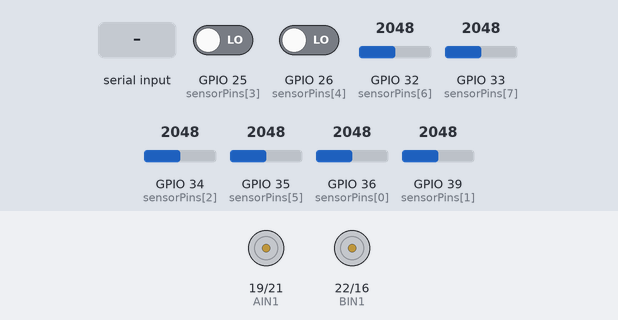
Recording of a sketch running on a simulated ESP32. On the bench: motor-driver pin pairs drawn as motors (green arrow = first pin HIGH = forward, orange = second pin HIGH = backward, longer = more drive, scaled by the enable pin). Inputs (shaded band) come from the test bench; at power-on: GPIO 25 (sensorPins[3]) LOW, GPIO 34 (sensorPins[2]) = 2048, GPIO 33 (sensorPins[7]) = 2048, GPIO 26 (sensorPins[4]) LOW, GPIO 32 (sensorPins[6]) = 2048, GPIO 35 (sensorPins[5]) = 2048, GPIO 36 (sensorPins[0]) = 2048, GPIO 39 (sensorPins[1]) = 2048. Nothing arrives over Bluetooth unless stated.

Above: at 1.2 s.
1.3 s: "START\n" received over the second serial link
At 2.5 s:
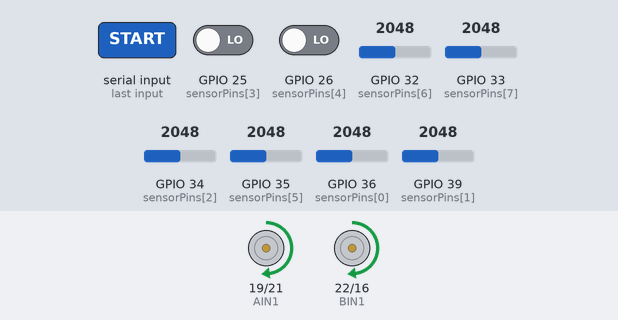
2.8 s: GPIO 25 (sensorPins[3]) driven HIGH
At 4.2 s:
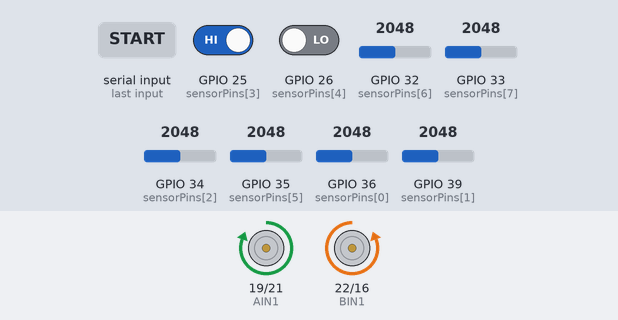
4.9 s: GPIO 34 (sensorPins[2]) set to 1960
At 7.86 s:
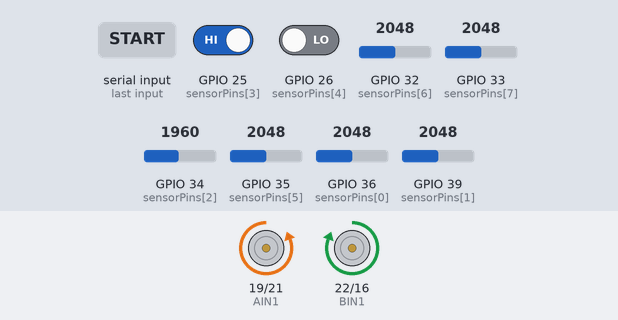
7.9 s: GPIO 33 (sensorPins[7]) set to 1945
At 8.1 s:
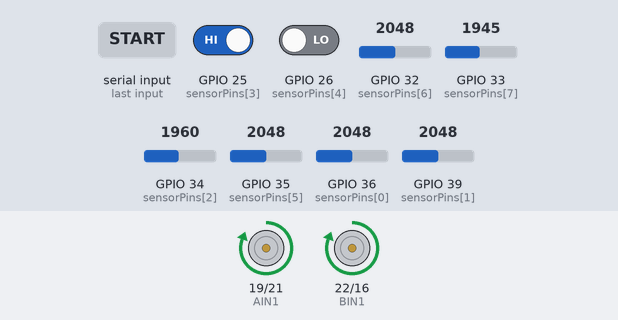
9.6 s: "STOP\n" received over the second serial link
At 10.0 s:
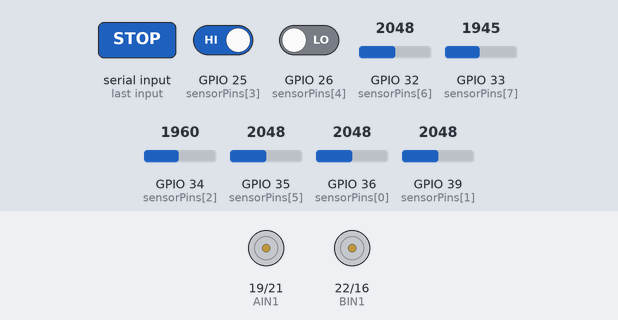
Timing chart, 0 to 12.1 s (numbered marks = the images above; inputs shaded):
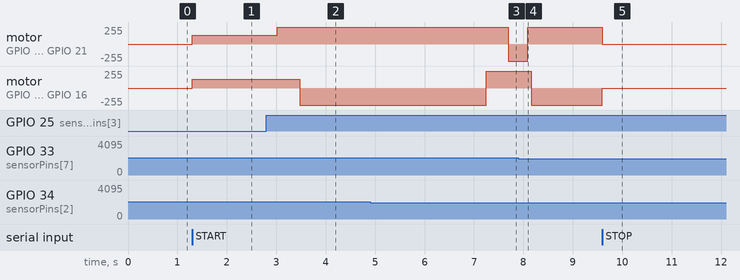

The sketch:

Wifi_code_2.ino
```cpp
#include "BluetoothSerial.h"

#if !defined(CONFIG_BT_ENABLED) || !defined(CONFIG_BLUEDROID_ENABLED)
#error Bluetooth is not enabled! Please run `make menuconfig` to and enable it
#endif

BluetoothSerial SerialBT;

// --- Motor Pins ---
const int PWMA = 18; const int AIN1 = 19; const int AIN2 = 21;
const int PWMB = 23; const int BIN1 = 22; const int BIN2 = 16;

// --- Sensor Pins ---
const int sensorPins[8] = {36, 39, 34, 25, 26, 35, 32, 33};
const bool isAnalog[8]  = {true, true, true, false, false, true, true, true};
const int weights[8]    = {-40, -30, -20, -10, 10, 20, 30, 40};

// --- PID & Dynamic Speed Variables ---
float Kp = 1.0;
float Ki = 0.5;
float Kd = 0.5;
float Kb = 1.5; // NEW: The Auto-Brake Multiplier
int baseSpeed = 130;
int threshold = 2000;

float P, I, D = 0;
float previousError = 0;
bool isRunning = false;

unsigned long lastSendTime = 0;

// --- Motor Control ---
void setMotors(int leftSpeed, int rightSpeed) {
  leftSpeed = constrain(leftSpeed, -255, 255);
  rightSpeed = constrain(rightSpeed, -255, 255);

  if (leftSpeed >= 0) {
    digitalWrite(AIN1, HIGH); digitalWrite(AIN2, LOW);
    analogWrite(PWMA, leftSpeed);
  } else {
    digitalWrite(AIN1, LOW); digitalWrite(AIN2, HIGH);
    analogWrite(PWMA, -leftSpeed);
  }

  if (rightSpeed >= 0) {
    digitalWrite(BIN1, HIGH); digitalWrite(BIN2, LOW);
    analogWrite(PWMB, rightSpeed);
  } else {
    digitalWrite(BIN1, LOW); digitalWrite(BIN2, HIGH);
    analogWrite(PWMB, -rightSpeed);
  }
}

void stopMotors() {
  analogWrite(PWMA, 0);
  analogWrite(PWMB, 0);
}

// --- Bluetooth Command Parser ---
void handleBluetoothCommands() {
  if (SerialBT.available()) {
    String command = SerialBT.readStringUntil('\n');
    command.trim();
    command.toUpperCase();

    if (command == "START" || command == "1") {
      isRunning = true;
      SerialBT.println(">>> RACING MODE ACTIVATED <<<");
    }
    else if (command == "STOP" || command == "0") {
      isRunning = false;
      stopMotors();
      I = 0;
      SerialBT.println(">>> EMERGENCY BRAKE <<<");
    }
    else if (command.startsWith("KP=")) Kp = command.substring(3).toFloat();
    else if (command.startsWith("KI=")) Ki = command.substring(3).toFloat();
    else if (command.startsWith("KD=")) Kd = command.substring(3).toFloat();
    else if (command.startsWith("KB=")) Kb = command.substring(3).toFloat(); // NEW COMMAND
    else if (command.startsWith("SPEED=")) baseSpeed = command.substring(6).toInt();
    else if (command.startsWith("THRESH=")) threshold = command.substring(7).toInt();
  }
}

// --- Setup ---
void setup() {
  Serial.begin(115200);
  SerialBT.begin("ESP32_LineFollower");

  pinMode(PWMA, OUTPUT); pinMode(AIN1, OUTPUT); pinMode(AIN2, OUTPUT);
  pinMode(PWMB, OUTPUT); pinMode(BIN1, OUTPUT); pinMode(BIN2, OUTPUT);
  stopMotors();

  for (int i = 0; i < 8; i++) {
    pinMode(sensorPins[i], INPUT);
  }
}

// --- Main Loop ---
void loop() {
  handleBluetoothCommands();

  int error = 0;
  int activeSensors = 0;
  String dataString = "";

  // 1. Read Sensors
  for (int i = 0; i < 8; i++) {
    bool seesBlackLine = false;

    if (isAnalog[i]) {
      int val = analogRead(sensorPins[i]);
      dataString += String(val) + " ";
      if (val > threshold) seesBlackLine = true;
    } else {
      int val = digitalRead(sensorPins[i]);
      dataString += String(val == HIGH ? "B" : "W") + " ";
      if (val == HIGH) seesBlackLine = true;
    }

    if (seesBlackLine) {
      error += weights[i];
      activeSensors++;
    }
  }

  // 2. Average Error
  if (activeSensors > 0) {
    error = error / activeSensors;
  } else {
    error = previousError;
  }

  // 3. Send Compact Live Data HUD
  if (millis() - lastSendTime > 200) {
    // Added KB to your live HUD!
    dataString += "|E:" + String(error) + "|P:" + String(Kp, 1) + "|D:" + String(Kd, 1) + "|B:" + String(Kb, 1);
    SerialBT.println(dataString);
    lastSendTime = millis();
  }

  // 4. PID & Dynamic Auto-Brake Math
  if (isRunning) {
    P = error;
    I = I + error;
    D = error - previousError;

    float pidValue = (Kp * P) + (Ki * I) + (Kd * D);
    previousError = error;

    // --- THE AUTO-BRAKE LOGIC ---
    // If error is high (sharp turn), subtract speed. If error is 0 (straight), subtract nothing.
    int dynamicSpeed = baseSpeed - (abs(error) * Kb);

    // Prevent the motors from stalling completely on sharp turns by keeping a minimum speed of 60
    dynamicSpeed = constrain(dynamicSpeed, 60, 255);

    int leftMotorSpeed = dynamicSpeed - pidValue;
    int rightMotorSpeed = dynamicSpeed + pidValue;

    setMotors(leftMotorSpeed, rightMotorSpeed);
  }

  // Notice the delay is gone! The ESP32 is now running at maximum calculation speed.
}
```

Measured:
- the behaviour switches between 2001 and 2000 on GPIO 34 (sensorPins[2]) (found by bisection; images 2 and 3)
- the behaviour switches between 2001 and 2000 on GPIO 33 (sensorPins[7]) (found by bisection; images 3 and 4)
- after the input at 1.3 s, motor on GPIO 19 (AIN1) / GPIO 21 (AIN2), motor on GPIO 22 (BIN1) / GPIO 16 (BIN2): stopped → forward 130/255 at once
- after the input at 2.8 s, motor on GPIO 19 (AIN1) / GPIO 21 (AIN2): forward 130/255 → forward 255/255 after 0.22 s; motor on GPIO 22 (BIN1) / GPIO 16 (BIN2): forward 130/255 → backward 255/255 after 0.67 s
- after the input at 4.9 s, motor on GPIO 19 (AIN1) / GPIO 21 (AIN2): forward 255/255 → backward 255/255 after 2.8 s; motor on GPIO 22 (BIN1) / GPIO 16 (BIN2): backward 255/255 → forward 255/255 after 2.3 s
- after the input at 7.9 s, motor on GPIO 19 (AIN1) / GPIO 21 (AIN2): backward 255/255 → forward 255/255 after 0.19 s; motor on GPIO 22 (BIN1) / GPIO 16 (BIN2): forward 255/255 → backward 255/255 after 0.26 s
- after the input at 9.6 s, motor on GPIO 19 (AIN1) / GPIO 21 (AIN2): forward 255/255 → stopped at once; motor on GPIO 22 (BIN1) / GPIO 16 (BIN2): backward 255/255 → stopped at once
